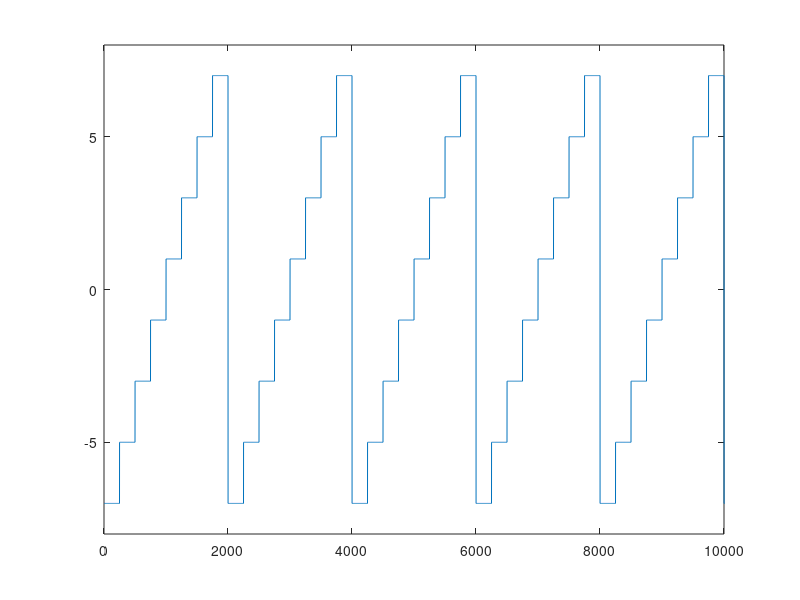

The MATLAB source for this figure:
close all
clear all
clc
v1 = (-7)*ones(1, 250);
v2 = (-5)*ones(1, 250);
v3 = (-3)*ones(1, 250);
v4 = (-1)*ones(1, 250);
v5 = 1*ones(1, 250);
v6 = 3*ones(1, 250);
v7 = 5*ones(1, 250);
v8 = 7*ones(1, 250);
v = [v1, v2, v3, v4, v5, v6, v7, v8, v1, v2, v3, v4, v5, v6, v7, v8, v1, v2, v3, v4, v5, v6, v7, v8, v1, v2, v3, v4, v5, v6, v7, v8, v1, v2, v3, v4, v5, v6, v7, v8, v1];
figure;
plot(v);
axis([0 10000 -8 8]) % 0 10000ms -> 10s